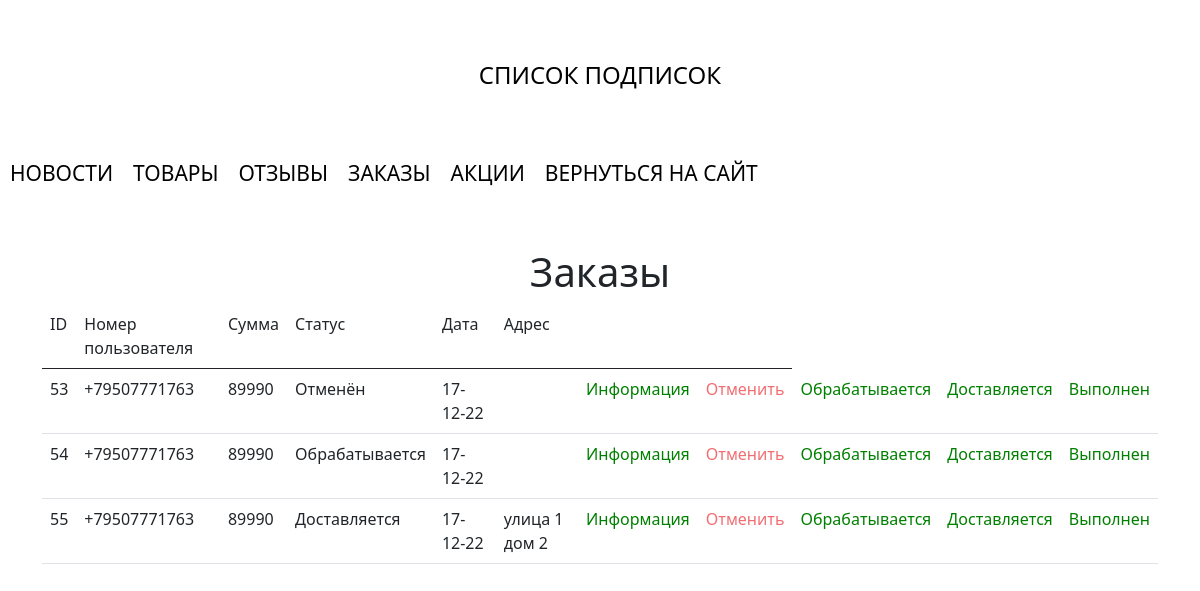
Page /admin/adminorder.php (signed in) on the committed database.
### tables this page shows
CREATE TABLE `orders` (
  `id` int(11) NOT NULL,
  `user_id` int(11) NOT NULL,
  `all_price` int(11) NOT NULL,
  `status` text NOT NULL,
  `date` text NOT NULL,
  `token` text NOT NULL,
  `adress` text NOT NULL
);

CREATE TABLE `users` (
  `id` int(11) NOT NULL,
  `name` text NOT NULL,
  `surname` text NOT NULL,
  `pol` text NOT NULL,
  `email` varchar(255) NOT NULL,
  `number` text NOT NULL,
  `password` text NOT NULL,
  `rights` int(11) NOT NULL,
  `avatar` varchar(255) NOT NULL,
  `country` text NOT NULL,
  `sity` text NOT NULL
);

### admin/adminorder.php (the view, shortened to what this page needs)
<!DOCTYPE html>
<html lang="en">
<head>
    <link rel="stylesheet" href="../css/style.css">
    <link rel="stylesheet" type="text/css" href="./css/custom.css">
</head>
<body>
    <main>
    <section class="registration__title">
    <h2 class="registration__title-text container">Список Подписок</h2>
        <div class="container">
            <h1 class="mt-5 text-center">Заказы</h1>
            <table class="table">
  <thead>
    <tr>
      <th scope="col">ID</th>
      <th scope="col">Номер пользователя</th>
      <th scope="col">Сумма</th>
      <th scope="col">Статус</th>
      <th scope="col">Дата</th>
      <th scope="col">Адрес</th>
      <th scope="col"></th>
      <th scope="col"></th>
    </tr>
  </thead>
  <tbody>
                <?php
                require_once('../scripts/connect.php');
                $product = $link->query("SELECT * FROM `orders`");
                $product = mysqli_fetch_all($product);
                foreach($product as $product){
                $usId = $product[1];
                $userNumber = $link->query("SELECT `number` FROM `users` WHERE `id` = '$usId'");
                $userNumber = mysqli_fetch_all($userNumber);
                foreach($userNumber as $userNumber);
                ?>
    <tr>
      <td scope="row"><?=$product[0]?></td>
      <td><?=$userNumber['0']?></td>
      <td><?=$product[2]?></td>
      <td><?=$product[3]?></td>
      <td><?=$product[4]?></td>
      <td><?=$product[6]?></td>
      <td><a href="orderinfo.php?id=<?=$product[0]?>" style="text-decoration:none;color:green;">Информация</a></td>
      <td><a href="conforder.php?id=<?=$product[0]?>&status='Отменён'" style="text-decoration:none;color:#F16D71;">Отменить</a></td>
      <td><a href="conforder.php?id=<?=$product[0]?>&status='Обрабатывается'" style="text-decoration:none;color:green;">Обрабатывается</a></td>
      <td><a href="conforder.php?id=<?=$product[0]?>&status='Доставляется'" style="text-decoration:none;color:green;">Доставляется</a></td>
      <td><a href="conforder.php?id=<?=$product[0]?>&status='Выполнен'" style="text-decoration:none;color:green;">Выполнен</a></td>
    </tr>
                <?php
                }
                ?>
</tbody>
</table>
</div>
    </main>
</body>
</html>

### css/custom.css (style rules this page uses)
p, ul, ol { margin-bottom: 0; padding: 0; }
a { color: #6F6E6E; }

### rows in the picture
orders: id "53", user.number "+79507771763", all_price "89990", status "Отменён", date "17-12-22"
orders: id "54", user.number "+79507771763", all_price "89990", status "Обрабатывается", date "17-12-22"
orders: id "55", user.number "+79507771763", all_price "89990", status "Доставляется", date "17-12-22", adress "улица 1 дом 2"
